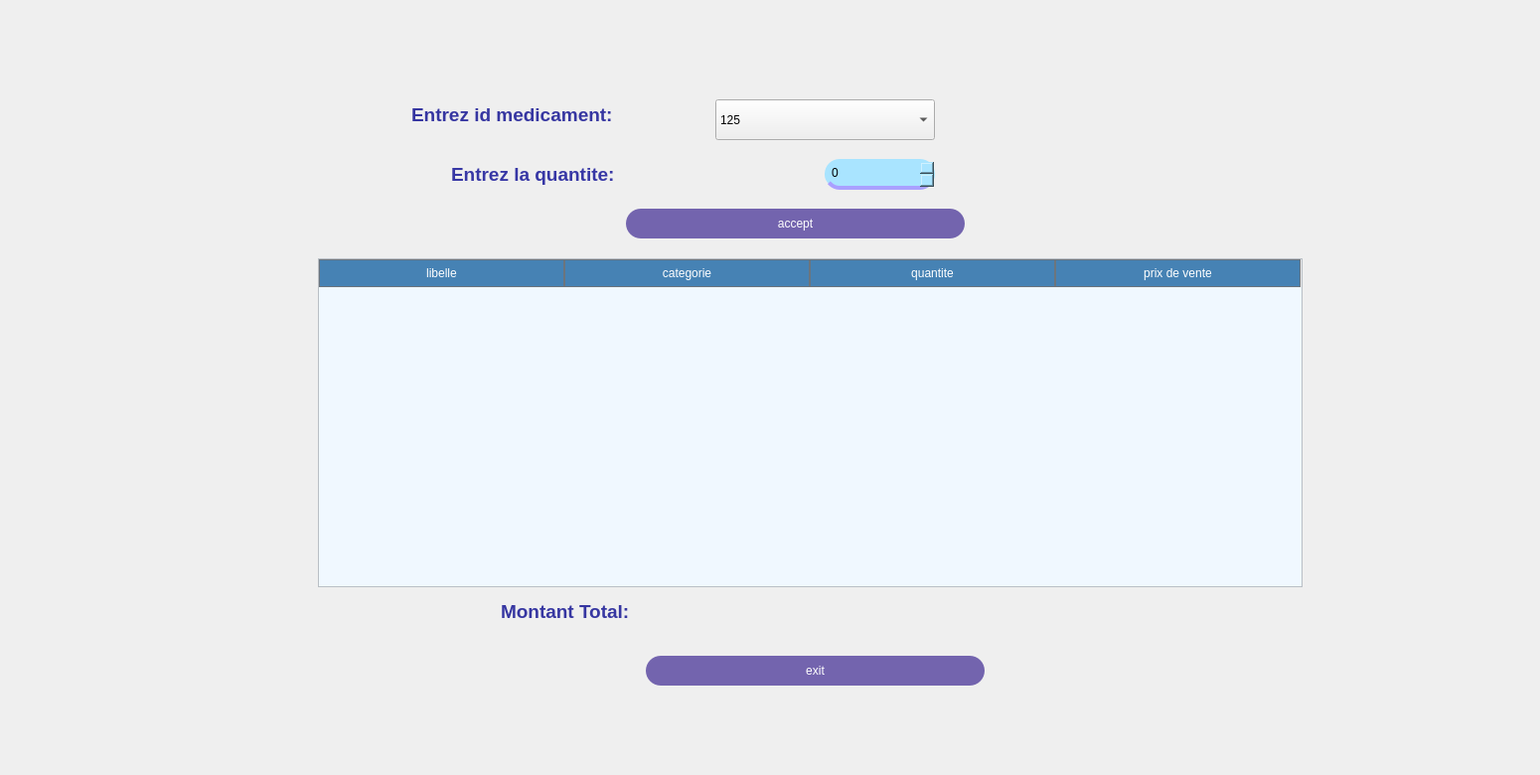
      <widget class="QWidget" name="tab_10">
       <attribute name="title">
        <string>Tab 2</string>
       </attribute>
       <widget class="QLabel" name="label_5">
        <property name="geometry">
         <rect>
          <x>-70</x>
          <y>0</y>
          <width>1541</width>
          <height>771</height>
         </rect>
        </property>
        <property name="styleSheet">
         <string notr="true">image: url(:/interface/back.png);</string>
        </property>
        <property name="text">
         <string/>
        </property>
       </widget>
       <widget class="QTextBrowser" name="textBrowser_15">
        <property name="geometry">
         <rect>
          <x>410</x>
          <y>100</y>
          <width>331</width>
          <height>41</height>
         </rect>
        </property>
        <property name="styleSheet">
         <string notr="true">QTextBrowser
{
    background-color: transparent; 
    border: none; 
    color: black; 
}</string>
        </property>
        <property name="html">
         <string>&lt;!DOCTYPE HTML PUBLIC &quot;-//W3C//DTD HTML 4.0//EN&quot; &quot;http://www.w3.org/TR/REC-html40/strict.dtd&quot;&gt;
&lt;html&gt;&lt;head&gt;&lt;meta name=&quot;qrichtext&quot; content=&quot;1&quot; /&gt;&lt;style type=&quot;text/css&quot;&gt;
p, li { white-space: pre-wrap; }
&lt;/style&gt;&lt;/head&gt;&lt;body style=&quot; font-family:'MS Shell Dlg 2'; font-size:8.25pt; font-weight:400; font-style:normal;&quot;&gt;
&lt;p style=&quot; margin-top:0px; margin-bottom:0px; margin-left:0px; margin-right:0px; -qt-block-indent:0; text-indent:0px;&quot;&gt;&lt;span style=&quot; font-family:'Segoe UI'; font-size:14pt; font-weight:696; color:#3636a1;&quot;&gt;Entrez id medicament:&lt;/span&gt;&lt;/p&gt;&lt;/body&gt;&lt;/html&gt;</string>
        </property>
       </widget>
       <widget class="QTextBrowser" name="textBrowser_16">
        <property name="geometry">
         <rect>
          <x>450</x>
          <y>160</y>
          <width>221</width>
          <height>51</height>
         </rect>
        </property>
        <property name="styleSheet">
         <string notr="true">QTextBrowser
{
    background-color: transparent; 
    border: none; 
    color: black; 
}</string>
        </property>
        <property name="html">
         <string>&lt;!DOCTYPE HTML PUBLIC &quot;-//W3C//DTD HTML 4.0//EN&quot; &quot;http://www.w3.org/TR/REC-html40/strict.dtd&quot;&gt;
&lt;html&gt;&lt;head&gt;&lt;meta name=&quot;qrichtext&quot; content=&quot;1&quot; /&gt;&lt;style type=&quot;text/css&quot;&gt;
p, li { white-space: pre-wrap; }
&lt;/style&gt;&lt;/head&gt;&lt;body style=&quot; font-family:'MS Shell Dlg 2'; font-size:8.25pt; font-weight:400; font-style:normal;&quot;&gt;
&lt;p style=&quot; margin-top:0px; margin-bottom:0px; margin-left:0px; margin-right:0px; -qt-block-indent:0; text-indent:0px;&quot;&gt;&lt;span style=&quot; font-family:'Segoe UI'; font-size:14pt; font-weight:696; color:#3737a5;&quot;&gt;Entrez la quantite:&lt;/span&gt;&lt;/p&gt;&lt;/body&gt;&lt;/html&gt;</string>
        </property>
       </widget>
       <widget class="QComboBox" name="id_med_com">
        <property name="geometry">
         <rect>
          <x>720</x>
          <y>100</y>
          <width>221</width>
          <height>41</height>
         </rect>
        </property>
        <property name="styleSheet">
         <string notr="true">QComboBox

{
font: 500 10pt &quot;Segoe UI&quot;;
    color:black;
    background-color: rgb(169, 228, 255);
    border:none;
    border-bottom:4px solid rgb(170,160 , 255);
    border-radius:15px;
    padding: 5px;
}

QComboBox:focus
{
    border:4px solid rgb(170,160 , 255);
}



QComboBox QAbstractItemView
{
    background-color: rgb(169, 228, 255);
    color: black;
    selection-background-color: rgb(170,160 , 255);
   selected item */
    selection-color: white; 
    border-radius: 15px; 
    padding: 5px;
}


</string>
        </property>
        <item>
         <property name="text">
          <string>125</string>
         </property>
        </item>
        <item>
         <property name="text">
          <string>231</string>
         </property>
        </item>
        <item>
         <property name="text">
          <string>42</string>
         </property>
        </item>
        <item>
         <property name="text">
          <string>45</string>
         </property>
        </item>
        <item>
         <property name="text">
          <string>512</string>
         </property>
        </item>
        <item>
         <property name="text">
          <string>333</string>
         </property>
        </item>
       </widget>
       <widget class="QSpinBox" name="quant_com">
        <property name="geometry">
         <rect>
          <x>830</x>
          <y>160</y>
          <width>111</width>
          <height>31</height>
         </rect>
        </property>
        <property name="styleSheet">
         <string notr="true">QSpinBox
{
    font: 500 10pt &quot;Segoe UI&quot;;
    color: black;
    background-color: rgb(169, 228, 255);
    border: none;
    border-bottom: 4px solid rgb(170, 160, 255);
    border-radius: 15px;
    padding: 5px;
}

QSpinBox:focus
{
    border: 4px solid rgb(170, 160, 255);
}

</string>
        </property>
       </widget>
       <widget class="QTableWidget" name="tableau_com">
        <property name="geometry">
         <rect>
          <x>320</x>
          <y>260</y>
          <width>991</width>
          <height>331</height>
         </rect>
        </property>
        <property name="styleSheet">
         <string notr="true">QTableWidget {
    background-color: #f0f8ff; /* Background color for the table */
    alternate-background-color: #e6f2ff; /* Color for alternating rows */
    gridline-color: #c1c1c1; /* Grid line color */
    selection-background-color: #add8e6; /* Background color when a cell is selected */
    selection-color: #000000; /* Text color when a cell is selected */
    font: bold 12px &quot;Arial&quot;; /* Font settings for the table cells */
}

QHeaderView::section {
    background-color: #4682b4; /* Header background color */
    color: white; /* Header text color */
    font: bold 13px &quot;Arial&quot;; /* Font settings for the header */
    border: 1px solid #6c757d; /* Border for the header */
    padding: 4px; /* Padding in header */
}

QTableWidget QTableCornerButton::section {
    background-color: #4682b4; /* Corner button background */
    border: 1px solid #6c757d; /* Corner button border */
}
QScrollBar:vertical {
    border: none; /* No border around the scrollbar */
    background-color: #F0F8FF; /* Background of the scrollbar */
    width: 15px; /* Width of the scrollbar */
    margin: 15px 0 15px 0; /* Margin at the top and bottom */
}
QScrollBar:vertical {
    border: none;
    background-color: #F0F8FF; /* Background of the scrollbar */
    width: 25px; /* Increased width for the vertical scrollbar */
    margin: 20px 0 20px 0; /* Margin at the top and bottom */
}

QScrollBar::handle:vertical {
    background-color: #4682B4; /* Color of the scrollbar handle */
    min-height: 40px; /* Increased minimum height of the handle */
    border-radius: 8px; /* Rounded scrollbar handle */
}</string>
        </property>
        <attribute name="horizontalHeaderDefaultSectionSize">
         <number>247</number>
        </attribute>
        <column>
         <property name="text">
          <string>libelle</string>
         </property>
        </column>
        <column>
         <property name="text">
          <string>categorie</string>
         </property>
        </column>
        <column>
         <property name="text">
          <string>quantite</string>
         </property>
        </column>
        <column>
         <property name="text">
          <string>prix de vente</string>
         </property>
        </column>
       </widget>
       <widget class="QPushButton" name="accepte_com">
        <property name="geometry">
         <rect>
          <x>630</x>
          <y>210</y>
          <width>341</width>
          <height>30</height>
         </rect>
        </property>
        <property name="styleSheet">
         <string notr="true">QPushButton
{
border:none;
color: white;
background-color: rgb(115, 100, 174);
font: 700 9pt &quot;Segoe UI&quot;;
border-radius:15px;
min-width: 80px; 
min-height: 30px; 
}

QPushButton:Hover
{
background-color: rgb(75,0,130);
}
QPushButton:pressed
{
border-bottom:5px solid rgb(75,0,130);
}


</string>
        </property>
        <property name="text">
         <string>accept</string>
        </property>
       </widget>
       <widget class="QTextBrowser" name="textBrowser_17">
        <property name="geometry">
         <rect>
          <x>500</x>
          <y>600</y>
          <width>331</width>
          <height>41</height>
         </rect>
        </property>
        <property name="styleSheet">
         <string notr="true">QTextBrowser
{
    background-color: transparent; 
    border: none; 
    color: black; 
}</string>
        </property>
        <property name="html">
         <string>&lt;!DOCTYPE HTML PUBLIC &quot;-//W3C//DTD HTML 4.0//EN&quot; &quot;http://www.w3.org/TR/REC-html40/strict.dtd&quot;&gt;
&lt;html&gt;&lt;head&gt;&lt;meta name=&quot;qrichtext&quot; content=&quot;1&quot; /&gt;&lt;style type=&quot;text/css&quot;&gt;
p, li { white-space: pre-wrap; }
&lt;/style&gt;&lt;/head&gt;&lt;body style=&quot; font-family:'MS Shell Dlg 2'; font-size:8.25pt; font-weight:400; font-style:normal;&quot;&gt;
&lt;p style=&quot; margin-top:0px; margin-bottom:0px; margin-left:0px; margin-right:0px; -qt-block-indent:0; text-indent:0px;&quot;&gt;&lt;span style=&quot; font-family:'Segoe UI'; font-size:14pt; font-weight:696; color:#3636a1;&quot;&gt;Montant Total: &lt;/span&gt;&lt;/p&gt;&lt;/body&gt;&lt;/html&gt;</string>
        </property>
       </widget>
       <widget class="QLabel" name="montanttot">
        <property name="geometry">
         <rect>
          <x>700</x>
          <y>600</y>
          <width>271</width>
          <height>41</height>
         </rect>
        </property>
        <property name="text">
         <string/>
        </property>
       </widget>
       <widget class="QPushButton" name="exit_com">
        <property name="geometry">
         <rect>
          <x>650</x>
          <y>660</y>
          <width>341</width>
          <height>30</height>
         </rect>
        </property>
        <property name="styleSheet">
         <string notr="true">QPushButton
{
border:none;
color: white;
background-color: rgb(115, 100, 174);
font: 700 9pt &quot;Segoe UI&quot;;
border-radius:15px;
min-width: 80px; 
min-height: 30px; 
}

QPushButton:Hover
{
background-color: rgb(75,0,130);
}
QPushButton:pressed
{
border-bottom:5px solid rgb(75,0,130);
}


</string>
        </property>
        <property name="text">
         <string>exit</string>
        </property>
       </widget>
      </widget>
